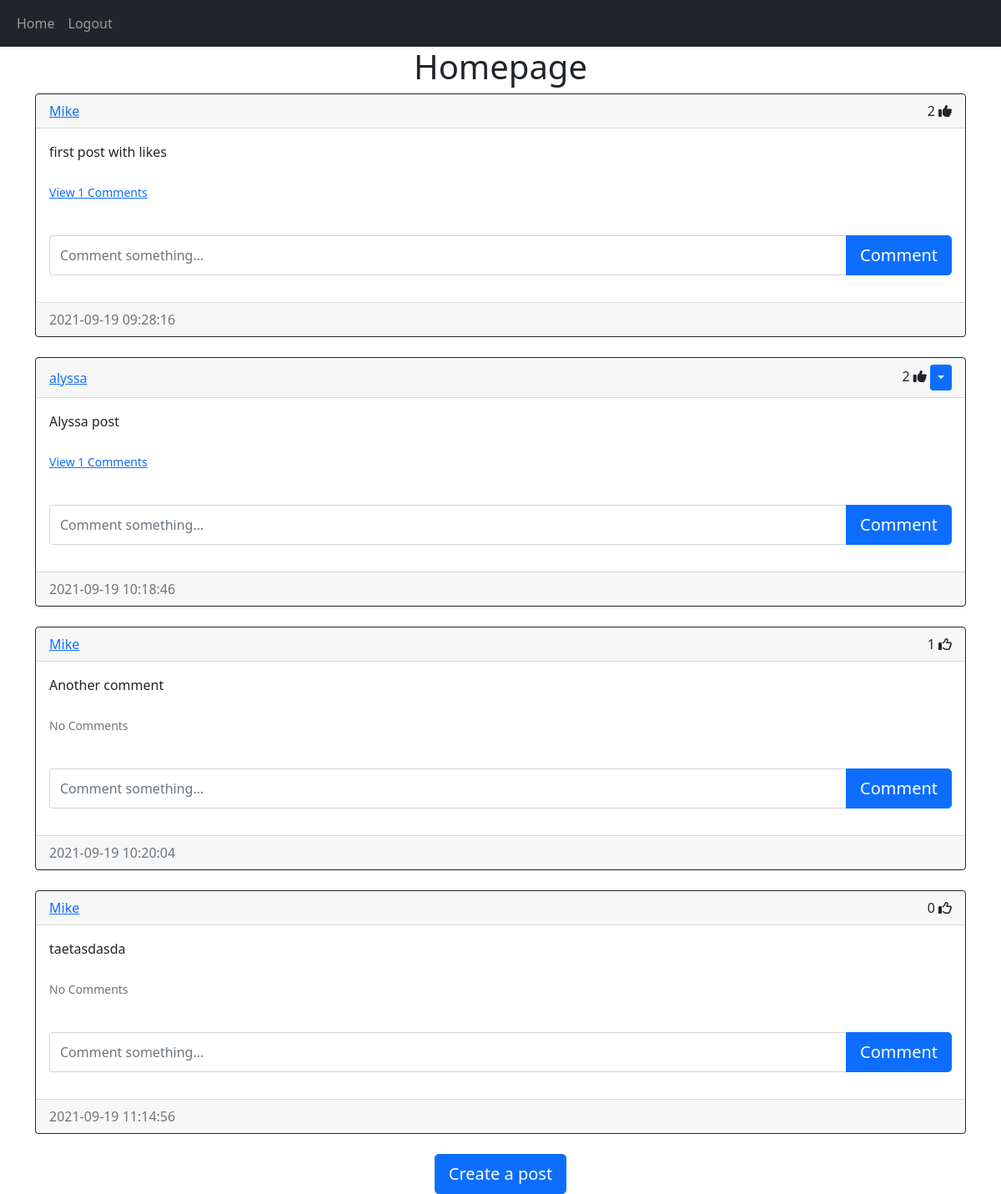
The app's page /home (signed in) with its own data.
### website/models.py (models this page shows)
class Post(db.Model):
    id = db.Column(db.Integer, primary_key=True)
    text = db.Column(db.Text, nullable=False)  # nullable cannot be empty
    date_created = db.Column(db.DateTime(timezone=True), default=func.now())
    author = db.Column(
        db.Integer, db.ForeignKey("user.id", ondelete="CASCADE"), nullable=False
    )
    comments = db.relationship("Comment", backref="post", passive_deletes=True)
    likes = db.relationship("Like", backref="post", passive_deletes=True)

class User(db.Model, UserMixin):
    id = db.Column(db.Integer, primary_key=True)
    email = db.Column(db.String(150), unique=True)
    username = db.Column(db.String(150), unique=True)
    password = db.Column(db.String(150))
    date_created = db.Column(db.DateTime(timezone=True), default=func.now())
    posts = db.relationship("Post", backref="user", passive_deletes=True)
    comments = db.relationship("Comment", backref="user", passive_deletes=True)
    likes = db.relationship("Like", backref="user", passive_deletes=True)

### website/views.py (the view)
@views.route("/")
@views.route("/home")
@login_required
def home():
    posts = (
        Post.query.all()
    )  # Take all the post in the database and returns a set of objects
    print("Query Post in home:", posts)
    return render_template("home.html", user=current_user, posts=posts)

### website/__init__.py (called while the page is built)
def create_app():
    app = Flask(__name__)
    app.config["SECRET_KEY"] = "helloworld"
    app.config["SQLALCHEMY_DATABASE_URI"] = f"sqlite:///{DB_NAME}"
    db.init_app(app)  # initialize the database
    from .views import views
    from .auth import auth
    app.register_blueprint(views, url_prefix="/")  # the start of the url
    app.register_blueprint(auth, url_prefix="/")
    from .models import User
    create_database(app)  # Create a new database
    login_manager = LoginManager()
    login_manager.login_view = "auth.login"  # if not login redirect to login
    login_manager.init_app(app)
    @login_manager.user_loader
    def load_user(id):
        return User.query.get(int(id))
    return app

### website/templates/home.html
{% extends "post_div.html" %}
{% block title %} Home {% endblock %} {% block header %} Homepage {% endblock %}

### website/templates/post_div.html (shortened to what this page needs)
{% extends "base.html" %}
{% block title %} Home {% endblock %} {% block content %}
<div align="center">
  <h1>{% block header %} None {% endblock %}</h1>
</div>
<div id="posts">
  {% for post in posts %}
  <div class="card border-dark">
    <div class="card-header d-flex justify-content-between align-items-center">
      <a href="/posts/{{post.user.id}}">{{post.user.username}}</a>
      <div>
        <span id="likes-count-{{post.id}}">{{ post.likes|length }}</span>
        <!-- {% set liked = [] %}
        {% for like in post.likes %}
          {% if like.author == user.id %}
            {% set _ = liked.append(1) %}
          {% endif %}
        {% endfor %}
        {% if user.id in post.likes|map(attribute="author")|list %}
        <i
          class="fas fa-thumbs-up"
          id="like-button-{{post.id}}"
          onclick="like({{post.id}})"
        ></i>
        {% else %}
        <i
          class="far fa-thumbs-up"
          id="like-button-{{post.id}}"
          onclick="like({{post.id}})"
        ></i>
        {% endif %} {% if user.id == post.author %}
        <div class="btn-group">
          <button
            type="button"
            class="btn btn-sm btn-primary dropdown-toggle"
            data-bs-toggle="dropdown"
          ></button>
        </div>
        {% endif %}
      </div>
    </div>
    <div class="card-body">
      <div class="card-text">{{post.text}}</div>
      <br />
      <p class="card-text">
        {% if post.comments|length > 0 %}
        <a data-bs-toggle="collapse" href="#comments-{{post.id}}" role="button">
          <small>View {{post.comments|length}} Comments</small>
        </a>
        {% else %}
        <small class="text-muted">No Comments</small>
        {% endif %}
      </p>
      <br />
      <form
        action="/create-comment/{{post.id}}"
        class="input-group mb-3"
        method="POST"
      >
        <input
          type="text"
          id="text"
          name="text"
          class="form-control"
          placeholder="Comment something..."
        />
        <button type="submit" class="btn btn-lg btn-primary">Comment</button>
      </form>
    </div>
    <div class="card-footer text-muted">{{post.date_created}}</div>
  </div>
  <br />
  {% endfor %}
</div>
{% block footer %}
<div align="center">
  <a href="/create-post">
    <button type="button" class="btn btn-primary btn-lg">Create a post</button>
  </a>
</div>
{% endblock %} {% endblock %}

### records on screen
Post: user.username "Mike", likes|length "2", text "first post with likes", comments|length "1", date_created "2021-09-19 09:28:16"
Post: user.username "alyssa", likes|length "2", text "Alyssa post", comments|length "1", date_created "2021-09-19 10:18:46"
Post: user.username "Mike", likes|length "1", text "Another comment", shows "No Comments", date_created "2021-09-19 10:20:04"
Post: user.username "Mike", likes|length "0", text "taetasdasda", shows "No Comments", date_created "2021-09-19 11:14:56"
